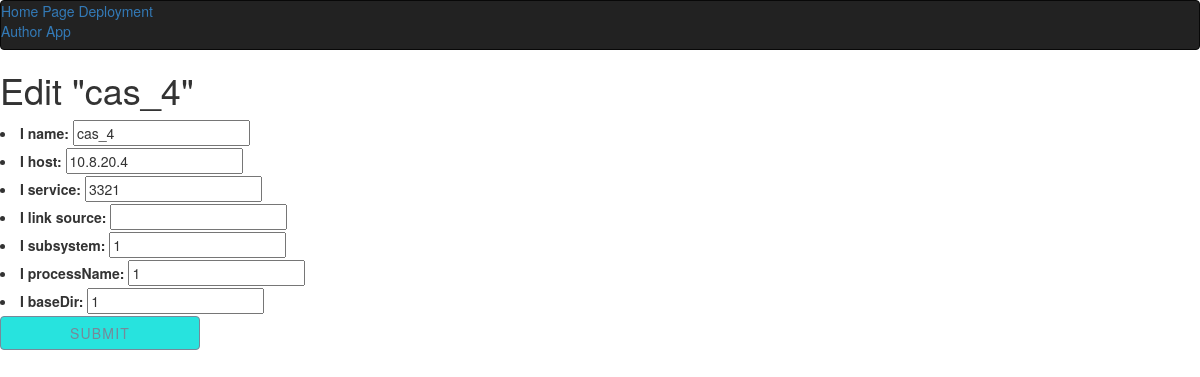
Page /activemq/cas_4/edit/ on the committed database.
### myapp/models.py (models this page shows, shortened)
class Item(models.Model):
    i_name = models.CharField(max_length=30)
    i_host = models.CharField(max_length=30)
    i_service = models.IntegerField()
    i_link_source = models.CharField(max_length=300, blank=True)
    i_subsystem = models.CharField(max_length=50)
    i_processName = models.CharField(max_length=100)
    i_baseDir     = models.CharField(max_length=100)
    cat = models.ForeignKey(Category,on_delete=models.CASCADE)

### myapp/views.py (the view)
# urls.py: url(r"^activemq/(?P<name>\w+)/edit/$", views.edit_detail_activemq, name='edit_detail_activemq'),
def edit_detail_activemq(request, name):
    activemq_item = Item.objects.get(i_name=name)
    form_class = ItemForm
    if request.method == 'POST':
        form = form_class(data=request.POST, instance=activemq_item)
        link = request.POST.get('i_link_source')
        ip_address = request.POST.get('i_host')
        location = '/tmp/'
        url = link
        baseDir = request.POST.get('i_baseDir')
        ip_address = request.POST.get('i_host')
        location = '/tmp/'
        arg_4 = baseDir
        arg_3 = link
        arg_1 = 'bash'
        arg_2 = '/tmp/deploy.sh'
        ssh = paramiko.SSHClient()
        ssh.set_missing_host_key_policy(paramiko.AutoAddPolicy())
        ssh.connect('192.168.127.128', username='root', password='123456')
        command = '%s %s %s %s' % (arg_1, arg_2, arg_3, arg_4)
        stdin, stdout, stderr = ssh.exec_command(command)
        if form.is_valid():
            form.save()
            return redirect('activemq_item_detail', name=activemq_item.i_name)
    else:
        form = form_class(instance=activemq_item)
    return render(request,'edit_detail_activemq.html',{'activemq_item':activemq_item, 'form': form,})

### myapp/forms.py
class ItemForm(ModelForm):
    class Meta:
        model = Item
        fields = ("i_name","i_host","i_service","i_link_source","i_subsystem","i_processName","i_baseDir")

### myapp/templates/edit_detail_activemq.html (shortened to what this page needs)
{% extends 'base.html' %}
{% block content %}
<h1>Edit "{{ activemq_item.i_name }}"</h1>
    <form role="form" action="" method="post">
    {{ form.as_ul}}
    <button  class="btn btn--border btn--primary btn--animated" type="submit">Submit</button>
    </form>
{% endblock content %}

### myapp/static/css/style.css (style rules this page uses)
* { box-sizing: border-box; }
.btn, button { background: #27e3de; border: none; font-size: 10px; font-size: 1rem; background-color: #27e3de; color: white; letter-spacing: 1.5px; text-transform: uppercase; padding: 14px 21px; padding: 1.4rem 2.1rem; border: 2px solid #27e3de; transition: color 0.1s cubic-bezier(0.16, 0.08, 0.355, 1), background 0.1s cubic-bezier(0.16, 0.08, 0.355, 1); display: inline-block; cursor: pointer; width: 100%; min-width: 200px; min-width: 20rem; outline: none; vertical-align: middle; text-align: center; position: relative; overflow: hidden; }
@media (min-width: 400px) { .btn, button { width: auto; } }
@media (min-width: 800px) { .btn, button { font-size: 1.1rem; padding: 1.6rem 2.8rem; } }
body { position: relative; font-family: sans-serif; font-size: 14px; }
.btn { position: relative; display: inline-block; letter-spacing: 1.2px; padding: 12px 32px; text-align: center; text-transform: uppercase; overflow: hidden; z-index: 1; cursor: pointer; }
.btn--primary { color: lightslategray; }
.btn--border { border-width: 1px; border-style: solid; border-radius: 10px; box-sizing: border-box; }
.btn--animated { transition-property: color; transition-duration: 0.5s; }
.btn--animated.btn--border.btn--primary { border: 1px solid lightslategray; }
.btn--animated:before { content: ""; position: absolute; top: 0; left: 0; right: 0; bottom: 0; background: lightslategray; transform: scaleX(0); transform-origin: 0 50%; transition-property: transform; transition-duration: 0.5s; transition-timing-function: ease-out; z-index: -1; }

### rows in the picture
Item: i_name "cas_4", i_host "10.8.20.4", i_service "3321", i_subsystem "1", i_processName "1", i_baseDir "1"
